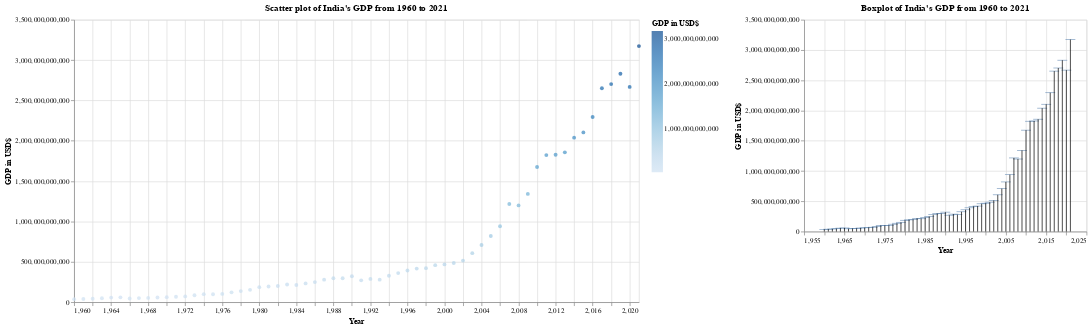

This figure's notebook cell:
### Markdown cell above
# Boxplot of India's GDP from 1960 to 2021

### Code cell
brush = alt.selection_interval()

boxplot = alt.Chart(india_df).mark_boxplot(extent='min-max').encode(
    x=alt.X('Year', title='Year', scale=alt.Scale(domain=(1960, 2021))),
    y=alt.Y('GDP in USD$', title='GDP in USD$')
).properties(
    title='Boxplot of India\'s GDP from 1960 to 2021'
).add_selection(
    brush
)

scatter = alt.Chart(india_df).mark_circle().encode(
    x=alt.X('Year', title='Year', scale=alt.Scale(domain=(1960, 2021))),
    y=alt.Y('GDP in USD$', title='GDP in USD$'),
    color=alt.condition(brush, 'GDP in USD$', alt.value('lightgray')),
    tooltip=[alt.Tooltip('Year', title='Year'), alt.Tooltip('GDP in USD$', title='GDP in USD$')]
).properties(
    title='Scatter plot of India\'s GDP from 1960 to 2021',
    width=800,
    height=400
).add_selection(
    brush
)

boxplot = boxplot + alt.Chart(india_df).mark_rule().encode(
    x='Year',
    y='median(GDP in USD$)'
)

chart = (scatter | boxplot).resolve_scale(color='independent')

chart

### Figure 1 — Vega-Lite specification as saved in the notebook (floating-point values rounded to 4 significant figures)
{"config": {"view": {"continuousWidth": 400, "continuousHeight": 300}}, "hconcat": [{"mark": "circle", "encoding": {"color": {"condition": {"field": "GDP in USD$", "type": "quantitative", "selection": "selector013"}, "value": "lightgray"}, "tooltip": [{"field": "Year", "title": "Year", "type": "quantitative"}, {"field": "GDP in USD$", "title": "GDP in USD$", "type": "quantitative"}], "x": {"field": "Year", "scale": {"domain": [1960, 2021]}, "title": "Year", "type": "quantitative"}, "y": {"field": "GDP in USD$", "title": "GDP in USD$", "type": "quantitative"}}, "height": 400, "selection": {"selector013": {"type": "interval"}}, "title": "Scatter plot of India's GDP from 1960 to 2021", "width": 800}, {"layer": [{"mark": {"type": "boxplot", "extent": "min-max"}, "encoding": {"x": {"field": "Year", "scale": {"domain": [1960, 2021]}, "title": "Year", "type": "quantitative"}, "y": {"field": "GDP in USD$", "title": "GDP in USD$", "type": "quantitative"}}, "selection": {"selector013": {"type": "interval"}}, "title": "Boxplot of India's GDP from 1960 to 2021"}, {"mark": "rule", "encoding": {"x": {"field": "Year", "type": "quantitative"}, "y": {"aggregate": "median", "field": "GDP in USD$", "type": "quantitative"}}}]}], "data": {"name": "data-3ca48578e6010686f7a5389bdf8a7db6"}, "resolve": {"scale": {"color": "independent"}}, "$schema": "https://vega.github.io/schema/vega-lite/v4.17.0.json", "datasets": {"data-3ca48578e6010686f7a5389bdf8a7db6": [{"Unnamed: 0": 0, "Year": 2021, "GDP in USD$": 3173000000000.0, "GDP in (Billion) $": 3173.0, "Per Capita in USD": 2207.0, "Per Capita in rupees": 182160, "Growth %": 8.95}, {"Unnamed: 0": 1, "Year": 2020, "GDP in USD$": 2668000000000.0, "GDP in (Billion) $": 2668.0, "Per Capita in USD": 1874.0, "Per Capita in rupees": 154640, "Growth %": -6.6}, {"Unnamed: 0": 2, "Year": 2019, "GDP in USD$": 2832000000000.0, "GDP in (Billion) $": 2832.0, "Per Capita in USD": 2008.0, "Per Capita in rupees": 165760, "Growth %": 3.74}, {"Unnamed: 0": 3, "Year": 2018, "GDP in USD$": 2703000000000.0, "GDP in (Billion) $": 2703.0, "Per Capita in USD": 1937.0, "Per Capita in rupees": 159840, "Growth %": 6.45}, {"Unnamed: 0": 4, "Year": 2017, "GDP in USD$": 2651000000000.0, "GDP in (Billion) $": 2651.0, "Per Capita in USD": 1920.0, "Per Capita in rupees": 158480, "Growth %": 6.8}, {"Unnamed: 0": 5, "Year": 2016, "GDP in USD$": 2295000000000.0, "GDP in (Billion) $": 2295.0, "Per Capita in USD": 1680.0, "Per Capita in rupees": 138640, "Growth %": 8.26}, {"Unnamed: 0": 6, "Year": 2015, "GDP in USD$": 2104000000000.0, "GDP in (Billion) $": 2104.0, "Per Capita in USD": 1557.0, "Per Capita in rupees": 128480, "Growth %": 8.0}, {"Unnamed: 0": 7, "Year": 2014, "GDP in USD$": 2039000000000.0, "GDP in (Billion) $": 2039.0, "Per Capita in USD": 1526.0, "Per Capita in rupees": 125920, "Growth %": 7.41}, {"Unnamed: 0": 8, "Year": 2013, "GDP in USD$": 1857000000000.0, "GDP in (Billion) $": 1857.0, "Per Capita in USD": 1406.0, "Per Capita in rupees": 116000, "Growth %": 6.39}, {"Unnamed: 0": 9, "Year": 2012, "GDP in USD$": 1828000000000.0, "GDP in (Billion) $": 1828.0, "Per Capita in USD": 1400.0, "Per Capita in rupees": 115520, "Growth %": 5.46}, {"Unnamed: 0": 10, "Year": 2011, "GDP in USD$": 1823000000000.0, "GDP in (Billion) $": 1823.0, "Per Capita in USD": 1413.0, "Per Capita in rupees": 116640, "Growth %": 5.24}, {"Unnamed: 0": 11, "Year": 2010, "GDP in USD$": 1676000000000.0, "GDP in (Billion) $": 1676.0, "Per Capita in USD": 1316.0, "Per Capita in rupees": 108640, "Growth %": 8.5}, {"Unnamed: 0": 12, "Year": 2009, "GDP in USD$": 1342000000000.0, "GDP in (Billion) $": 1342.0, "Per Capita in USD": 1068.0, "Per Capita in rupees": 88160, "Growth %": 7.86}, {"Unnamed: 0": 13, "Year": 2008, "GDP in USD$": 1199000000000.0, "GDP in (Billion) $": 1199.0, "Per Capita in USD": 968.4, "Per Capita in rupees": 79920, "Growth %": 3.09}, {"Unnamed: 0": 14, "Year": 2007, "GDP in USD$": 1217000000000.0, "GDP in (Billion) $": 1217.0, "Per Capita in USD": 996.5, "Per Capita in rupees": 82240, "Growth %": 7.66}, {"Unnamed: 0": 15, "Year": 2006, "GDP in USD$": 940300000000.0, "GDP in (Billion) $": 940.3, "Per Capita in USD": 782.3, "Per Capita in rupees": 64560, "Growth %": 8.06}, {"Unnamed: 0": 16, "Year": 2005, "GDP in USD$": 820400000000.0, "GDP in (Billion) $": 820.4, "Per Capita in USD": 693.1, "Per Capita in rupees": 57200, "Growth %": 7.92}, {"Unnamed: 0": 17, "Year": 2004, "GDP in USD$": 709200000000.0, "GDP in (Billion) $": 709.1, "Per Capita in USD": 608.7, "Per Capita in rupees": 50240, "Growth %": 7.92}, {"Unnamed: 0": 18, "Year": 2003, "GDP in USD$": 607700000000.0, "GDP in (Billion) $": 607.7, "Per Capita in USD": 530.2, "Per Capita in rupees": 43760, "Growth %": 7.86}, {"Unnamed: 0": 19, "Year": 2002, "GDP in USD$": 514900000000.0, "GDP in (Billion) $": 514.9, "Per Capita in USD": 456.6, "Per Capita in rupees": 37680, "Growth %": 3.8}, {"Unnamed: 0": 20, "Year": 2001, "GDP in USD$": 485400000000.0, "GDP in (Billion) $": 485.4, "Per Capita in USD": 438.1, "Per Capita in rupees": 36160, "Growth %": 4.82}, {"Unnamed: 0": 21, "Year": 2000, "GDP in USD$": 468400000000.0, "GDP in (Billion) $": 468.4, "Per Capita in USD": 429.4, "Per Capita in rupees": 35440, "Growth %": 3.84}, {"Unnamed: 0": 22, "Year": 1999, "GDP in USD$": 458800000000.0, "GDP in (Billion) $": 458.8, "Per Capita in USD": 428.5, "Per Capita in rupees": 35360, "Growth %": 8.85}, {"Unnamed: 0": 23, "Year": 1998, "GDP in USD$": 421400000000.0, "GDP in (Billion) $": 421.4, "Per Capita in USD": 400.3, "Per Capita in rupees": 33040, "Growth %": 6.18}, {"Unnamed: 0": 24, "Year": 1997, "GDP in USD$": 415900000000.0, "GDP in (Billion) $": 415.9, "Per Capita in USD": 402.3, "Per Capita in rupees": 33200, "Growth %": 4.05}, {"Unnamed: 0": 25, "Year": 1996, "GDP in USD$": 392900000000.0, "GDP in (Billion) $": 392.9, "Per Capita in USD": 387.7, "Per Capita in rupees": 32000, "Growth %": 7.55}, {"Unnamed: 0": 26, "Year": 1995, "GDP in USD$": 360300000000.0, "GDP in (Billion) $": 360.3, "Per Capita in USD": 362.5, "Per Capita in rupees": 29920, "Growth %": 7.57}, {"Unnamed: 0": 27, "Year": 1994, "GDP in USD$": 327300000000.0, "GDP in (Billion) $": 327.3, "Per Capita in USD": 335.4, "Per Capita in rupees": 27680, "Growth %": 6.66}, {"Unnamed: 0": 28, "Year": 1993, "GDP in USD$": 279300000000.0, "GDP in (Billion) $": 279.3, "Per Capita in USD": 291.8, "Per Capita in rupees": 24080, "Growth %": 4.75}, {"Unnamed: 0": 29, "Year": 1992, "GDP in USD$": 288200000000.0, "GDP in (Billion) $": 288.2, "Per Capita in USD": 307.3, "Per Capita in rupees": 25360, "Growth %": 5.48}, {"Unnamed: 0": 30, "Year": 1991, "GDP in USD$": 270100000000.0, "GDP in (Billion) $": 270.1, "Per Capita in USD": 293.7, "Per Capita in rupees": 24240, "Growth %": 1.06}, {"Unnamed: 0": 31, "Year": 1990, "GDP in USD$": 321000000000.0, "GDP in (Billion) $": 321.0, "Per Capita in USD": 356.7, "Per Capita in rupees": 29440, "Growth %": 5.53}, {"Unnamed: 0": 32, "Year": 1989, "GDP in USD$": 296000000000.0, "GDP in (Billion) $": 296.0, "Per Capita in USD": 335.4, "Per Capita in rupees": 27680, "Growth %": 5.95}, {"Unnamed: 0": 33, "Year": 1988, "GDP in USD$": 296600000000.0, "GDP in (Billion) $": 296.6, "Per Capita in USD": 343.1, "Per Capita in rupees": 28320, "Growth %": 9.63}, {"Unnamed: 0": 34, "Year": 1987, "GDP in USD$": 279000000000.0, "GDP in (Billion) $": 279.0, "Per Capita in USD": 329.6, "Per Capita in rupees": 27200, "Growth %": 3.97}, {"Unnamed: 0": 35, "Year": 1986, "GDP in USD$": 249000000000.0, "GDP in (Billion) $": 249.0, "Per Capita in USD": 300.5, "Per Capita in rupees": 24800, "Growth %": 4.78}, {"Unnamed: 0": 36, "Year": 1985, "GDP in USD$": 232500000000.0, "GDP in (Billion) $": 232.5, "Per Capita in USD": 286.9, "Per Capita in rupees": 23680, "Growth %": 5.25}, {"Unnamed: 0": 37, "Year": 1984, "GDP in USD$": 212200000000.0, "GDP in (Billion) $": 212.2, "Per Capita in USD": 268.5, "Per Capita in rupees": 22160, "Growth %": 3.82}, {"Unnamed: 0": 38, "Year": 1983, "GDP in USD$": 218300000000.0, "GDP in (Billion) $": 218.3, "Per Capita in USD": 282.1, "Per Capita in rupees": 23280, "Growth %": 7.29}, {"Unnamed: 0": 39, "Year": 1982, "GDP in USD$": 200700000000.0, "GDP in (Billion) $": 200.7, "Per Capita in USD": 265.6, "Per Capita in rupees": 21920, "Growth %": 3.48}, {"Unnamed: 0": 40, "Year": 1981, "GDP in USD$": 193500000000.0, "GDP in (Billion) $": 193.5, "Per Capita in USD": 261.7, "Per Capita in rupees": 21600, "Growth %": 6.01}, {"Unnamed: 0": 41, "Year": 1980, "GDP in USD$": 186300000000.0, "GDP in (Billion) $": 186.3, "Per Capita in USD": 258.8, "Per Capita in rupees": 21360, "Growth %": 6.74}, {"Unnamed: 0": 42, "Year": 1979, "GDP in USD$": 153000000000.0, "GDP in (Billion) $": 153.0, "Per Capita in USD": 217.1, "Per Capita in rupees": 17920, "Growth %": -5.24}, {"Unnamed: 0": 43, "Year": 1978, "GDP in USD$": 137300000000.0, "GDP in (Billion) $": 137.3, "Per Capita in USD": 199.7, "Per Capita in rupees": 16480, "Growth %": 5.71}, {"Unnamed: 0": 44, "Year": 1977, "GDP in USD$": 121500000000.0, "GDP in (Billion) $": 121.5, "Per Capita in USD": 180.3, "Per Capita in rupees": 14880, "Growth %": 7.25}, {"Unnamed: 0": 45, "Year": 1976, "GDP in USD$": 102700000000.0, "GDP in (Billion) $": 102.7, "Per Capita in USD": 156.1, "Per Capita in rupees": 12880, "Growth %": 1.66}, {"Unnamed: 0": 46, "Year": 1975, "GDP in USD$": 98470000000.0, "GDP in (Billion) $": 98.47, "Per Capita in USD": 153.2, "Per Capita in rupees": 12640, "Growth %": 9.15}, {"Unnamed: 0": 47, "Year": 1974, "GDP in USD$": 99530000000.0, "GDP in (Billion) $": 99.53, "Per Capita in USD": 158.0, "Per Capita in rupees": 13040, "Growth %": 1.19}, {"Unnamed: 0": 48, "Year": 1973, "GDP in USD$": 85520000000.0, "GDP in (Billion) $": 85.52, "Per Capita in USD": 139.6, "Per Capita in rupees": 11520, "Growth %": 3.3}, {"Unnamed: 0": 49, "Year": 1972, "GDP in USD$": 71460000000.0, "GDP in (Billion) $": 71.46, "Per Capita in USD": 119.2, "Per Capita in rupees": 9840, "Growth %": -0.55}, {"Unnamed: 0": 50, "Year": 1971, "GDP in USD$": 67350000000.0, "GDP in (Billion) $": 67.35, "Per Capita in USD": 115.4, "Per Capita in rupees": 9520, "Growth %": 1.64}, {"Unnamed: 0": 51, "Year": 1970, "GDP in USD$": 62420000000.0, "GDP in (Billion) $": 62.42, "Per Capita in USD": 108.6, "Per Capita in rupees": 8960, "Growth %": 5.16}, {"Unnamed: 0": 52, "Year": 1969, "GDP in USD$": 58450000000.0, "GDP in (Billion) $": 58.45, "Per Capita in USD": 104.7, "Per Capita in rupees": 8640, "Growth %": 6.54}, {"Unnamed: 0": 53, "Year": 1968, "GDP in USD$": 53090000000.0, "GDP in (Billion) $": 53.09, "Per Capita in USD": 96.93, "Per Capita in rupees": 8000, "Growth %": 3.39}, {"Unnamed: 0": 54, "Year": 1967, "GDP in USD$": 50130000000.0, "GDP in (Billion) $": 50.13, "Per Capita in USD": 93.06, "Per Capita in rupees": 7680, "Growth %": 7.83}, {"Unnamed: 0": 55, "Year": 1966, "GDP in USD$": 45870000000.0, "GDP in (Billion) $": 45.87, "Per Capita in USD": 87.24, "Per Capita in rupees": 7200, "Growth %": -0.06}, {"Unnamed: 0": 56, "Year": 1965, "GDP in USD$": 59550000000.0, "GDP in (Billion) $": 59.55, "Per Capita in USD": 115.4, "Per Capita in rupees": 9520, "Growth %": -2.64}, {"Unnamed: 0": 57, "Year": 1964, "GDP in USD$": 56480000000.0, "GDP in (Billion) $": 56.48, "Per Capita in USD": 112.4, "Per Capita in rupees": 9280, "Growth %": 7.45}, {"Unnamed: 0": 58, "Year": 1963, "GDP in USD$": 48420000000.0, "GDP in (Billion) $": 48.42, "Per Capita in USD": 97.9, "Per Capita in rupees": 8080, "Growth %": 5.99}, {"Unnamed: 0": 59, "Year": 1962, "GDP in USD$": 42160000000.0, "GDP in (Billion) $": 42.16, "Per Capita in USD": 87.24, "Per Capita in rupees": 7200, "Growth %": 2.93}, {"Unnamed: 0": 60, "Year": 1961, "GDP in USD$": 39230000000.0, "GDP in (Billion) $": 39.23, "Per Capita in USD": 82.39, "Per Capita in rupees": 6800, "Growth %": 3.72}, {"Unnamed: 0": 61, "Year": 1960, "GDP in USD$": 37030000000.0, "GDP in (Billion) $": 37.03, "Per Capita in USD": 79.49, "Per Capita in rupees": 6560, "Growth %": 0.0}]}}
